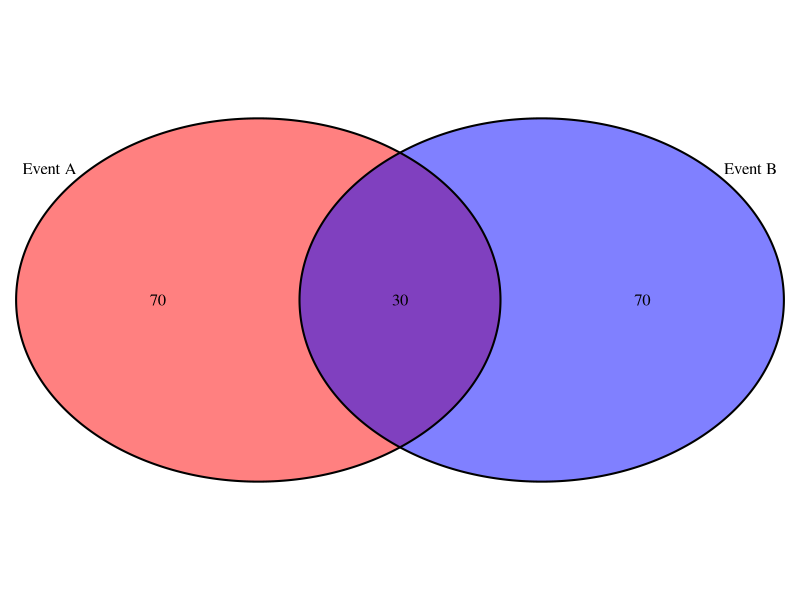
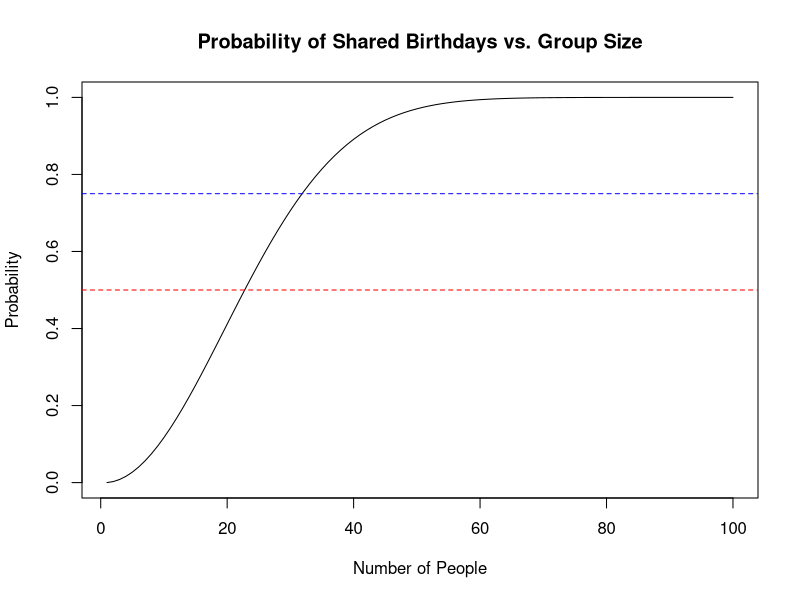

These figures' R source, in order:
## ---- chunk 1
knitr::opts_chunk$set(echo = TRUE)

library(tidyverse)
library(dslabs)

## ---- chunk 2
    # Create a vector representing beads in an urn
    beads <- rep(c("red", "blue"), times = c(2,3))
## ---- chunk 3
    # Simulate one random draw from the urn
    sample(beads, 1)
## ---- chunk 4
    # Number of simulations
    B <- 10000
    
    # Replicate the random sampling B times
    events <- replicate(B, sample(beads, 1))
## ---- chunk 5
    # Tabulate the results
    tab <- table(events)
    
    # Compute the  proportions
    proportions <- prop.table(tab)
    
    proportions
## ---- chunk 6
set.seed(42) 
## ---- chunk 7
# Assume beads vector is defined as follows:
beads <- rep(c("red", "blue"), times = c(2,3))

# Sample five beads without replacement
sample(beads, 5)
## ---- chunk 8
# Define the number of trials
B <- 10000

# Sample B beads with replacement
events <- sample(beads, B, replace = TRUE)

# Calculate and display the proportions of each bead color
proportions <- prop.table(table(events))
proportions
## ---- chunk 9
# Define the number of trials
B <- 10000

# Sample B beads with replacement
events <- replicate(B, sample(beads, 1))

# Calculate and display the proportions of each bead color
proportions <- prop.table(table(events))
proportions
## ---- chunk 10
library(VennDiagram)
draw.pairwise.venn(area1 = 100, area2 = 100, cross.area = 30, category = c("Event A", "Event B"), fill = c("red", "blue"))
## ---- chunk 11
# Define suits and ranks
suits <- c("Diamonds", "Clubs", "Hearts", "Spades")
numbers <- c("Ace", "Deuce", "Three", "Four", "Five", "Six", "Seven", 
             "Eight", "Nine", "Ten", "Jack", "Queen", "King")

# Create a deck using expand.grid
deck <- expand.grid(number = numbers, suit = suits)
deck <- with(deck, paste(number, suit))
## ---- chunk 12
# Probability of drawing a King
kings <- paste("King", suits)
prob_king_first <- mean(deck %in% kings)
prob_king_first

(prob_king_first == 4/52)
## ---- chunk 13
library(gtools)

# All possible ways to draw two cards (the order matters)
hands <- permutations(52, 2, v = deck)

# Extract first and second cards
first_card <- hands[, 1]
second_card <- hands[, 2]

# Probability that the first card is a King
prob_first_king <- mean(first_card %in% kings)

# Probability that the second card is also a King, given the first was a King
prob_second_king_given_first <- mean(second_card %in% kings & first_card %in% kings) / prob_first_king

prob_second_king_given_first

(prob_second_king_given_first==(3/51))
## ---- chunk 14
# Define the number of trials and group size
B <- 10000
n <- 50

# Function to check for duplicate birthdays
same_birthday <- function(n) {
  bdays <- sample(1:365, n, replace = TRUE)
  any(duplicated(bdays))
}

# Perform the simulations
results <- replicate(B, same_birthday(n))
probability <- mean(results)
probability
## ---- chunk 15
# Exact probability calculation
exact_prob <- function(n) {
  days_available <- 365
  prob_unique <- prod((days_available: (days_available - n + 1)) / days_available)
  1 - prob_unique
}

# Applying this function to a group of 50
exact_probability <- exact_prob(50)
exact_probability
## ---- chunk 16
# Range of group sizes
group_sizes <- 1:100

# Calculating probabilities for each group size
probabilities <- sapply(group_sizes, exact_prob)

# Finding group size with more than 50% and 75% probability
size_50 <- min(which(probabilities > 0.5))
size_50

size_75 <- min(which(probabilities > 0.75))
size_75
## ---- chunk 17
plot(group_sizes, probabilities, type="l", main="Probability of Shared Birthdays vs. Group Size", xlab="Number of People", ylab="Probability")
abline(h=c(0.50, 0.75), col=c("red", "blue"), lty=2)
